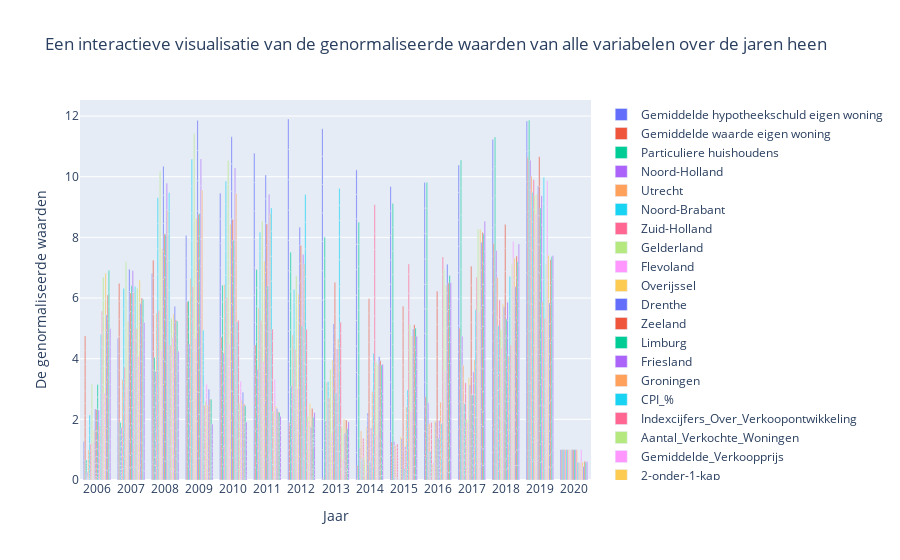

Notebook code for this chart:
### Code cell
import plotly.graph_objects as go

# Verwijder de kolom 'Jaar' uit de dataframe
normalized_df_without_year = normalized_df.drop('Jaar', axis=1)

fig = go.Figure()

for column in normalized_df_without_year.columns:
    fig.add_trace(go.Bar(x=normalized_df['Jaar'], y=normalized_df[column], name=column))

fig.update_layout(title='Een interactieve visualisatie van de genormaliseerde waarden van alle variabelen over de jaren heen', xaxis_title='Jaar', yaxis_title='De genormaliseerde waarden')
fig.show()

### Figure 1 — Plotly figure (JSON) as saved in the notebook; plotly's stock layout.template omitted (floating-point values rounded to 4 significant figures; data arrays with more than 128 entries replaced by an {"elided": "..."} marker saying what was removed)
{"data": [{"name": "Gemiddelde hypotheekschuld eigen woning", "type": "bar", "x": {"elided": "169 str values"}, "y": {"elided": "169 float values"}}, {"name": "Gemiddelde waarde eigen woning", "type": "bar", "x": {"elided": "169 str values"}, "y": {"elided": "169 float values"}}, {"name": "Particuliere huishoudens", "type": "bar", "x": {"elided": "169 str values"}, "y": {"elided": "169 float values"}}, {"name": "Noord-Holland", "type": "bar", "x": {"elided": "169 str values"}, "y": {"elided": "169 float values"}}, {"name": "Utrecht", "type": "bar", "x": {"elided": "169 str values"}, "y": {"elided": "169 float values"}}, {"name": "Noord-Brabant", "type": "bar", "x": {"elided": "169 str values"}, "y": {"elided": "169 float values"}}, {"name": "Zuid-Holland", "type": "bar", "x": {"elided": "169 str values"}, "y": {"elided": "169 float values"}}, {"name": "Gelderland", "type": "bar", "x": {"elided": "169 str values"}, "y": {"elided": "169 float values"}}, {"name": "Flevoland", "type": "bar", "x": {"elided": "169 str values"}, "y": {"elided": "169 float values"}}, {"name": "Overijssel", "type": "bar", "x": {"elided": "169 str values"}, "y": {"elided": "169 float values"}}, {"name": "Drenthe", "type": "bar", "x": {"elided": "169 str values"}, "y": {"elided": "169 float values"}}, {"name": "Zeeland", "type": "bar", "x": {"elided": "169 str values"}, "y": {"elided": "169 float values"}}, {"name": "Limburg", "type": "bar", "x": {"elided": "169 str values"}, "y": {"elided": "169 float values"}}, {"name": "Friesland", "type": "bar", "x": {"elided": "169 str values"}, "y": {"elided": "169 float values"}}, {"name": "Groningen", "type": "bar", "x": {"elided": "169 str values"}, "y": {"elided": "169 float values"}}, {"name": "CPI_%", "type": "bar", "x": {"elided": "169 str values"}, "y": {"elided": "169 float values"}}, {"name": "Indexcijfers_Over_Verkoopontwikkeling", "type": "bar", "x": {"elided": "169 str values"}, "y": {"elided": "169 float values"}}, {"name": "Aantal_Verkochte_Woningen", "type": "bar", "x": {"elided": "169 str values"}, "y": {"elided": "169 float values"}}, {"name": "Gemiddelde_Verkoopprijs", "type": "bar", "x": {"elided": "169 str values"}, "y": {"elided": "169 float values"}}, {"name": "2-onder-1-kap", "type": "bar", "x": {"elided": "169 str values"}, "y": {"elided": "169 float values"}}, {"name": "Appartement", "type": "bar", "x": {"elided": "169 str values"}, "y": {"elided": "169 float values"}}, {"name": "Hoekwoning", "type": "bar", "x": {"elided": "169 str values"}, "y": {"elided": "169 float values"}}, {"name": "Tussenwoning", "type": "bar", "x": {"elided": "169 str values"}, "y": {"elided": "169 float values"}}, {"name": "Vrijstaand", "type": "bar", "x": {"elided": "169 str values"}, "y": {"elided": "169 float values"}}], "layout": {"title": {"text": "Een interactieve visualisatie van de genormaliseerde waarden van alle variabelen over de jaren heen"}, "xaxis": {"title": {"text": "Jaar"}}, "yaxis": {"title": {"text": "De genormaliseerde waarden"}}}}
